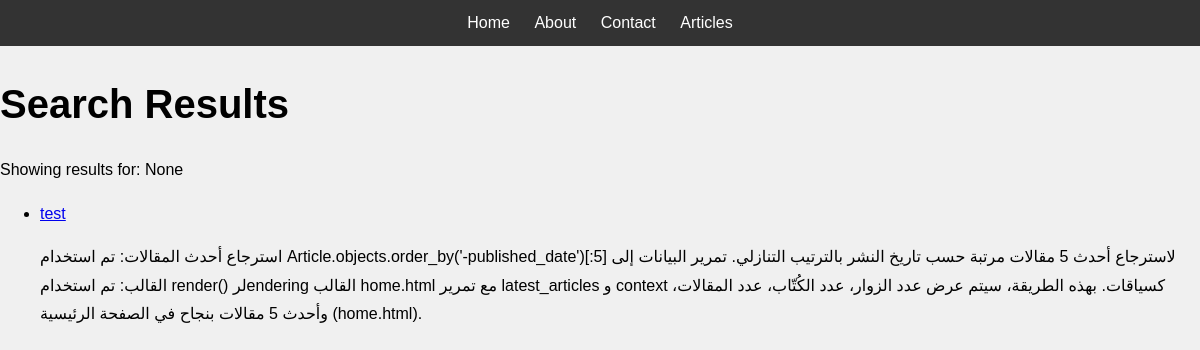
The app's page /search/ with its own data.
### myapp/models.py (models this page shows, shortened)
class Article(models.Model):
    title = models.CharField(max_length=200)
    slug = models.SlugField(unique=True, max_length=200, blank=True)
    summary = models.TextField(max_length=500)
    content = HTMLField()
    category = models.ForeignKey('Category', on_delete=models.CASCADE)
    image = ProcessedImageField(upload_to='images/',
                                processors=[ResizeToFill(800, 600)],
                                format='JPEG',
                                options={'quality': 90})
    author = models.ForeignKey('Author', on_delete=models.CASCADE)
    likes = models.PositiveIntegerField(default=0)  # تغيير اسم الحقل هنا
    published_date = models.DateTimeField(default=timezone.now)
    updated_date = models.DateTimeField(auto_now=True)
    views = models.PositiveIntegerField(default=0)
    tags = TaggableManager()

### myapp/views.py (the view)
# urls.py: path('search/', views.article_search, name='article_search'),
def article_search(request):
    query = request.GET.get('q')
    category_name = request.GET.get('category')
    tag_name = request.GET.get('tag')
    articles = Article.objects.all()
    if query:
        articles = articles.filter(
            Q(title__icontains=query) |
            Q(summary__icontains=query) |
            Q(content__icontains=query)
        ).distinct()
    if category_name:
        articles = articles.filter(category__name__icontains=category_name)
    if tag_name:
        articles = articles.filter(tags__name__icontains=tag_name)
    categories = Category.objects.all()
    tags = Tag.objects.all()
    context = {
        'articles': articles,
        'categories': categories,
        'tags': tags,
        'query': query
    }
    return render(request, 'article_search.html', context)

### myapp/templates/article_search.html
{% extends 'base.html' %}
{% block content %}
<h1>Search Results</h1>
<p>Showing results for: {{ query }}</p>
{% if articles %}
    <ul>
    {% for article in articles %}
        <li><a href="{% url 'article_detail' slug=article.slug %}">{{ article.title }}</a></li>
        <p>{{ article.summary }}</p>
    {% endfor %}
    </ul>
{% else %}
    <p>No articles found.</p>
{% endif %}
{% endblock %}

### myapp/static/CSS/styles.css (style rules this page uses)
body { font-family: Arial, sans-serif; line-height: 1.6; background-color: #f0f0f0; margin: 0; padding: 0; }
h1 { font-size: 2.5rem; margin-bottom: 20px; }
p { font-size: 1rem; line-height: 1.8; margin-bottom: 15px; }

### records on screen
Article: title "test", summary "استرجاع أحدث المقالات: تم استخدام Article.objects.order_by('-published_date')[:5] لاسترجاع أحدث 5 مقالات مرتبة حسب تاريخ النشر بالترتيب التنازلي. تمرير البيانات إلى القالب: تم استخدام render() لرendering القالب home.html مع تمرير latest_articles و context كسياقات. بهذه الطريقة، سيتم عرض عدد الزوار، عدد الكُتّاب، عدد المقالات، وأحدث 5 مقالات بنجاح في الصفحة الرئيسية (home.html)."

### other values on screen
{{ query }} "None"
